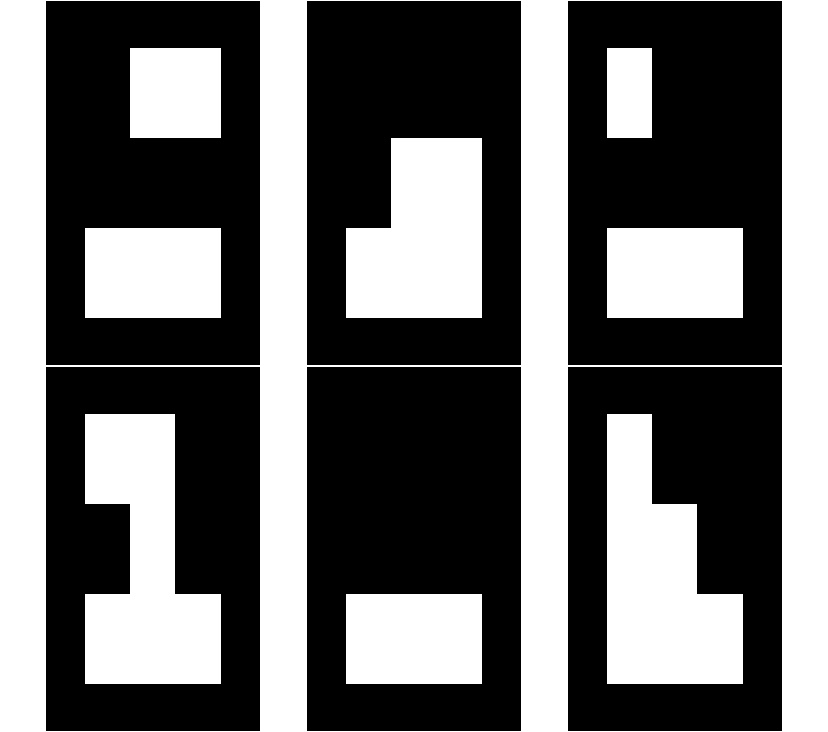
#> input picture central_computer/TrackingCode/codes/codes1.jpg, 828 x 732 px
$ python -i tagTrackValueSlider.py   (imports and definitions only)   (older library calls are emulated)
#> lines starting #> are read from the running program, lines starting #| are printed output that depends on the picture; after the words box and inside, x2 and y2 are one past the last pixel; in counts of white or black regions, pixels touching at a corner belong together
#> further down, picture is the input picture: shape (732, 828, 3); min 0, max 255, mean 108.1
"""
Author: Sean Wilson based heavily upon Michael Sheely's tracking code
from UCLA REU (camera.py).
"""
# Import NumPy Libraries
import numpy as np
from numpy import average as avg
from numpy import subtract as sub

# Import System Libraries
import math

# Import OpenCV Libraries
import cv2


# [14 lines left out: function update, not called in this run]

""" Create window and track bars. """
# [8 lines not run here, left out]


class RobotData(object):
    """
    Robot Data class

    Attributes
    ----------
    center : Set of integers
        The center position of the robot.
    orientation : float
        Something
    updated : bool
        The state of the classes attributes. If false, it will allow for
        future value updates.

    Methods
    -------
    update(center, angle)
        Updates all the attributes of the class.
    reset()
        Resets the updated boolean attribute for future value updates.

    """
    # [20 lines left out: functions __init__, __repr__, update, not called in this run]

    def reset(self):
        self.updated = False


def threshold(src, value=100):
#> called with value = 132
    ret, thresh = cv2.threshold(src, VAL, 255, cv2.THRESH_BINARY)
#> thresh: shape (732, 828); 42.4% white; 9 white regions, largest, box (x1, y1, x2, y2) and area: (0, 0, 828, 732) 138720, (85, 414, 221, 684) 24390, (607, 414, 743, 684) 24390
#> ret = 90
    return thresh


# [24 lines left out: functions findAprilTags, isTag, goodAspectRatio, averageValue, not called in this run]


def drawTags(tagList, img):
    """ Draw all contours in red, with thickness 2 """
    cv2.drawContours(img, tagList, -1, DARK_RED, 2)


# [109 lines left out: functions drawCorners, drawRobots, updateDict, getTagImg, subimage, not called in this run]


def identify(img):
    XBUF = 6  # pixels of buffer zone
    YBUF = 3
    matrix = np.zeros((VCELLS, HCELLS), dtype=bool)
    threshed = threshold(cv2.cvtColor(img, cv2.COLOR_BGR2GRAY), 132)
    h, w, _ = np.shape(img)
#> h = 732; w = 828
    x, y = 1, 1
    dx = int((w - 2 * XBUF) / float(HCELLS))
#> dx = 272
    dy = int((h - 2 * YBUF) / float(VCELLS))
#> dy = 242
    for i in range(HCELLS):
        for j in range(VCELLS):
            # Because we're interested in the white squares now
            white = not isBlack(threshed,
                                (x + XBUF + i * dx, y + YBUF + j * dy),
                                (x + XBUF + (i + 1) * dx,
                                 y + YBUF + (j + 1) * dy), dx * dy, img)
            if white is not None:
                matrix[j, i] = white
            else:
                return None
#> after the loop, matrix = [[False, False, False], [True, False, True], [True, False, True]]

    return matrix


# [10 lines left out: function largestContour, not called in this run]


def isBlack(img, p1, p2, area, defacing):
    # dark squares will have an intensity below this percentage
    DT = DARKNESS_THRESHOLD / 100.0
    intensity = 0
    p1, p2 = integerize(p1), integerize(p2)
    for x in range(p1[0], p2[0]):
        for y in range(p1[1], p2[1]):
            intensity += bool(img[y, x])
            if x in (p1[0], p2[0] - 1) or y in (p1[1], p2[1] - 1):
                defacing[y, x] = RED

    if area == 0:
        return None  # this means that we are picking up some edge motion

    filled = (intensity / float((p2[1] - p1[1]) * (p2[0] - p1[0]))) < DT
    return filled


def dist(p1, p2):
    """ Calculates the cartesian distance between two numpy array points. """
    return np.linalg.norm(sub(p1, p2))


# [23 lines left out: function calculateAngle, not called in this run]

    # no else case because any such matricies would already be filtered out by
    # matrixToIndex (returns None)


def binaryDigitsToDecimalString(L):
    return str(int(''.join([str(int(x)) for x in L]), 2))


# [24 lines left out: functions matrixToIndex, fixRobotData, not called in this run]


def integerize(point):
    """ Creates a set of integer values. """
    return (int(point[0]), int(point[1]))


""" Initialization Constants """
VAL = 90
MIN_SIZE = 1500
MAX_SIZE = 2200
MIN_VAL = 100
MAX_VAL = 1200
DARKNESS_THRESHOLD = 40
CUSTOM_COLOR = [163, 85, 255]

# BGR codes for different useful colors
RED = [0, 0, 255]
GREEN = [0, 255, 0]
BLUE = [255, 0, 0]
DARK_BLUE = [255, 51, 51]
YELLOW = [0, 255, 255]
DARK_RED = [0, 0, 170]
MAGENTA = [163, 85, 255]

Robots = {}  # begin with an empty dictionary of robots
MAPPING = {'11': 'l', '33': 33}  # Map from the tag number : IP address
CMperPIXEL = 0.143

DISPLAY_TAGS = True

# All vectors are assumed to be two dimensional
# The three dark squares must be on the robots' left side.

HCELLS = 3  # Number of horizontal cells on a tag
VCELLS = 3  # Number of vertical cells on a tag

""" Initialize Camera """
# [49 lines not run here, left out]

>>> import cv2
>>> picture = cv2.imread('codes/codes1.jpg')
>>> result = identify(picture)
#> result has the same summary as matrix in identify
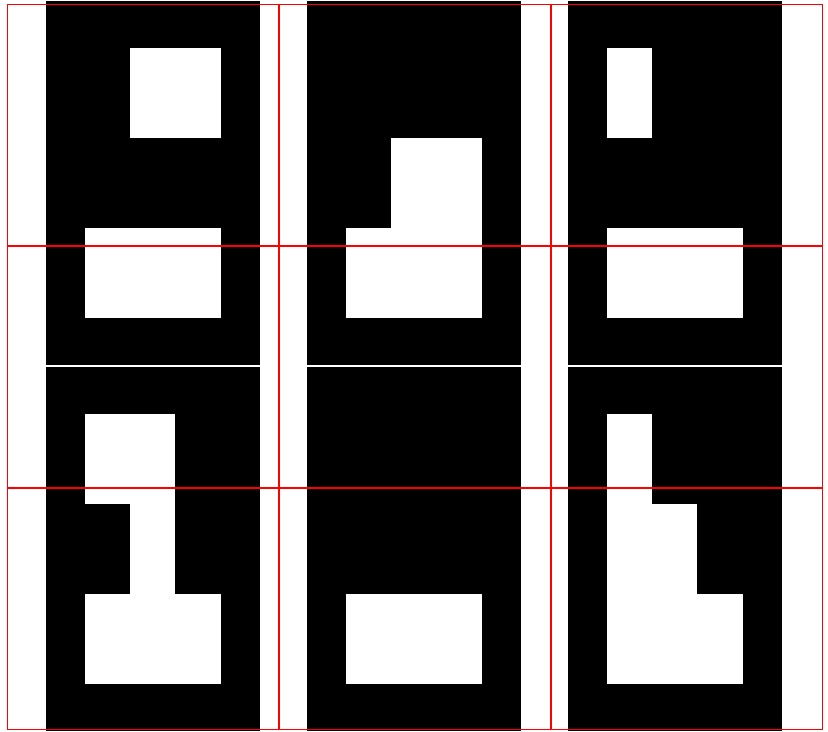
#> picture: shape (732, 828, 3); 1.52% of pixels changed, all inside (x1, y1, x2, y2) = (7, 4, 823, 730)

$ run again, on central_computer/TrackingCode/codes/codes3032.jpg
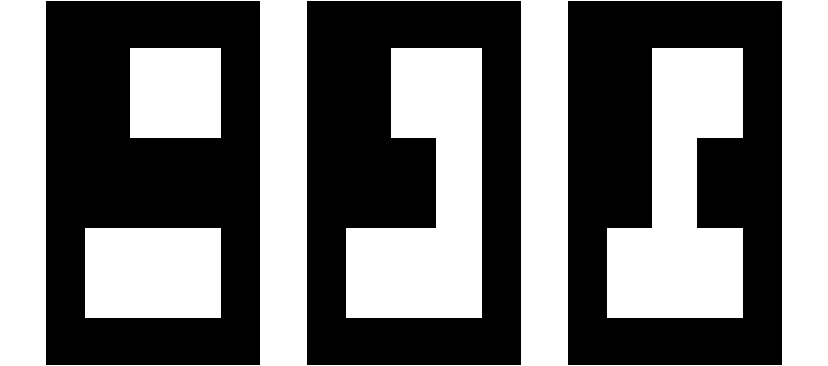
#> input picture central_computer/TrackingCode/codes/codes3032.jpg, 828 x 366 px
#> picture is the input picture: shape (366, 828, 3); min 0, max 255, mean 116.8
#> thresh: shape (366, 828); 45.8% white; 5 white regions, box (x1, y1, x2, y2) and area: (0, 0, 828, 366) 69360, (346, 48, 482, 318) 24570, (607, 48, 743, 318) 24480, (85, 228, 221, 318) 12240, (130, 48, 221, 138) 8190
#> ret = 90
#> after the loop in identify, `for i in range(HCELLS):`: matrix = [[True, True, True], [False, True, True], [True, True, True]]
#> result has the same summary as matrix in identify
#> `result = identify(picture)`:
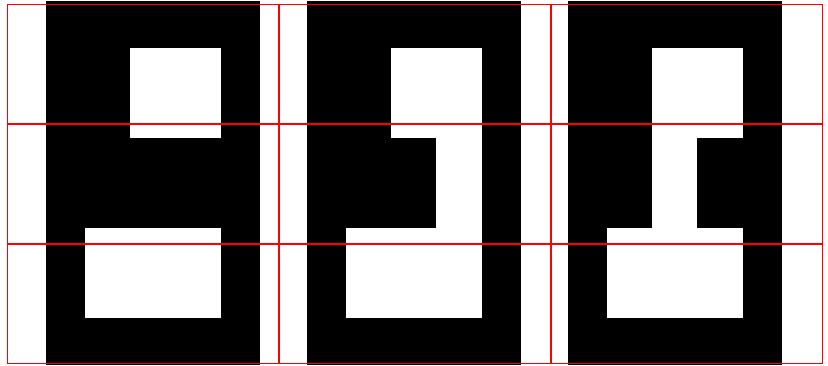
#> picture: shape (366, 828, 3); 2.32% of pixels changed, all inside (x1, y1, x2, y2) = (7, 4, 823, 364)
